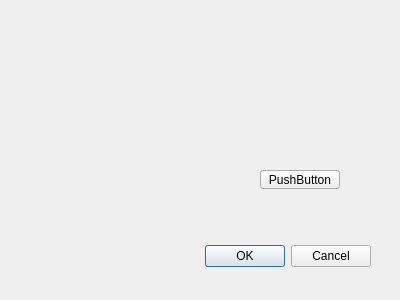
<?xml version="1.0" encoding="UTF-8"?>
<ui version="4.0">
 <class>user</class>
 <widget class="QDialog" name="user">
  <property name="geometry">
   <rect>
    <x>0</x>
    <y>0</y>
    <width>400</width>
    <height>300</height>
   </rect>
  </property>
  <property name="windowTitle">
   <string>Dialog</string>
  </property>
  <widget class="QDialogButtonBox" name="buttonBox">
   <property name="geometry">
    <rect>
     <x>30</x>
     <y>240</y>
     <width>341</width>
     <height>32</height>
    </rect>
   </property>
   <property name="orientation">
    <enum>Qt::Horizontal</enum>
   </property>
   <property name="standardButtons">
    <set>QDialogButtonBox::Cancel|QDialogButtonBox::Ok</set>
   </property>
  </widget>
  <widget class="QPushButton" name="pushButton">
   <property name="geometry">
    <rect>
     <x>260</x>
     <y>170</y>
     <width>80</width>
     <height>19</height>
    </rect>
   </property>
   <property name="text">
    <string>PushButton</string>
   </property>
  </widget>
 </widget>
 <resources/>
 <connections>
  <connection>
   <sender>buttonBox</sender>
   <signal>accepted()</signal>
   <receiver>user</receiver>
   <slot>accept()</slot>
   <hints>
    <hint type="sourcelabel">
     <x>248</x>
     <y>254</y>
    </hint>
    <hint type="destinationlabel">
     <x>157</x>
     <y>274</y>
    </hint>
   </hints>
  </connection>
  <connection>
   <sender>buttonBox</sender>
   <signal>rejected()</signal>
   <receiver>user</receiver>
   <slot>reject()</slot>
   <hints>
    <hint type="sourcelabel">
     <x>316</x>
     <y>260</y>
    </hint>
    <hint type="destinationlabel">
     <x>286</x>
     <y>274</y>
    </hint>
   </hints>
  </connection>
 </connections>
</ui>
